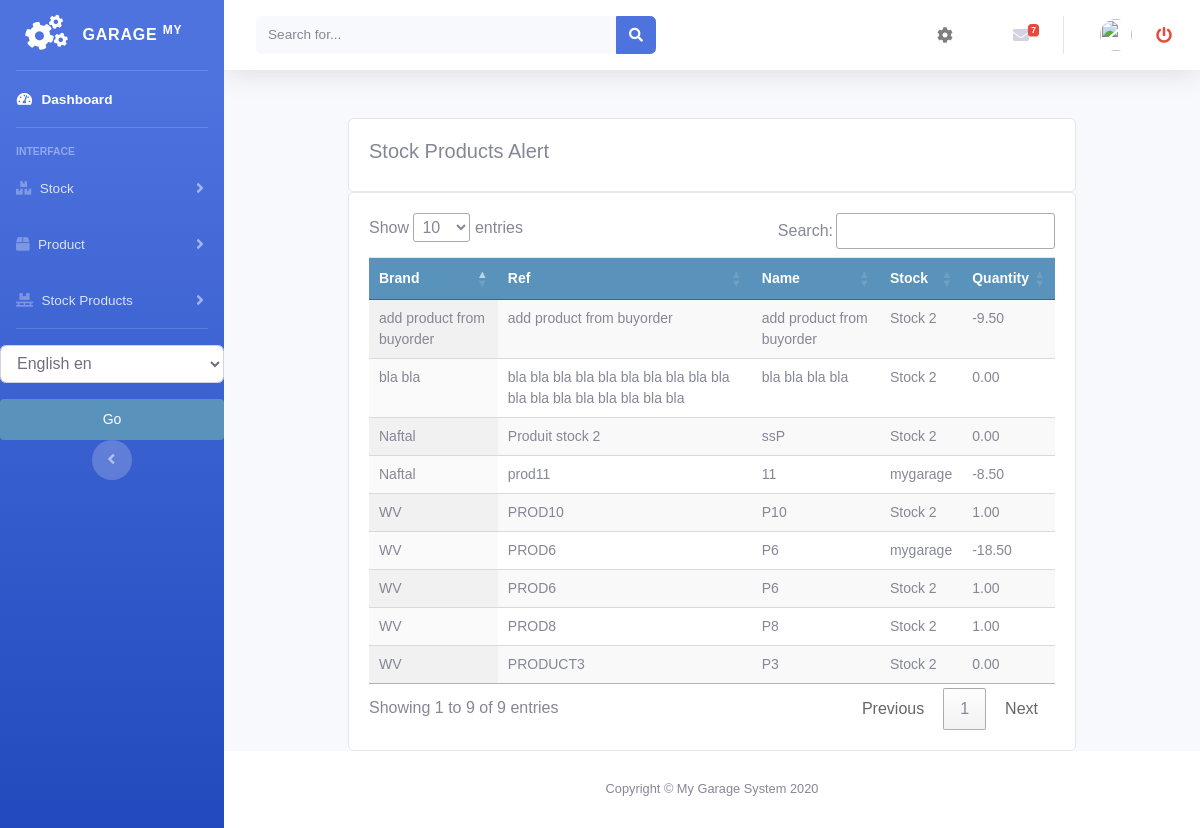
Before: /stock/stockproduct_stockalert with the older database file.
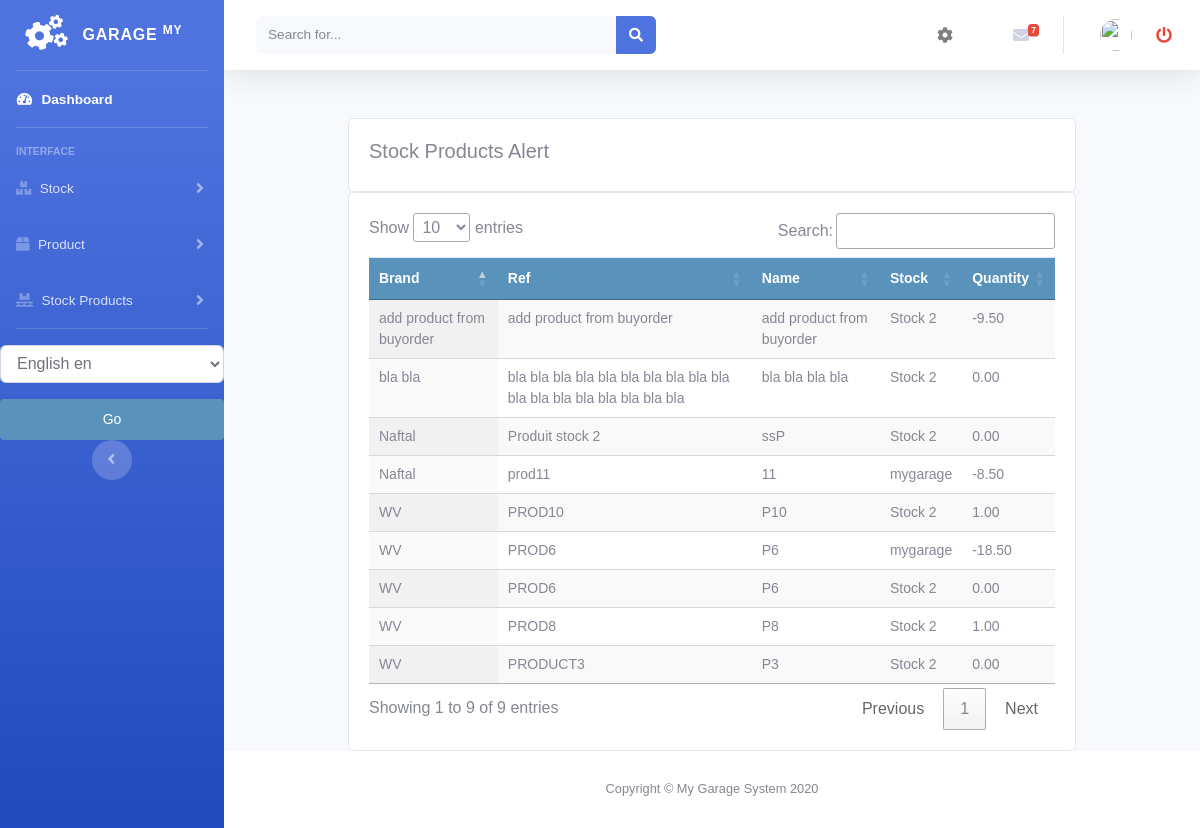
After: the same page with the newer database file.
### stock/models.py (models this page shows, shortened)
class StockProduct(models.Model):
    product = models.ForeignKey(Product, null=True, on_delete=models.CASCADE)
    quantity = models.DecimalField(max_digits=10, decimal_places=2, default=0)
    stock = models.ForeignKey(Stock, null=True, on_delete=models.CASCADE)
    class Meta:
        ordering = ('product',)
        verbose_name = 'stockproduct'
        verbose_name_plural = 'stockproducts'

class Stock(models.Model):
    name = models.CharField(max_length=250, null=True)
    class Meta:
        ordering = ('name',)
        verbose_name = 'stock'
        verbose_name_plural = 'stocks'
    def __str__(self):
        return self.name

### product/models.py (models this page shows, shortened)
class Product(models.Model):
    brand = models.CharField(max_length=250, null=True)
    name = models.CharField(max_length=250, null=True)
    ref = models.CharField(max_length=250, null=True)
    desc = models.CharField(max_length=250, null=True, blank=True)
    image = models.ImageField(upload_to='products/%Y/%m/%d', blank=True, )
    buyprice = models.DecimalField(max_digits=10, null=True, decimal_places=2, default=0)
    sellprice = models.DecimalField(max_digits=10, null=True, decimal_places=2, default=0)
    alert_quantity = models.PositiveIntegerField(default=1, blank=True, null=True)
    stock = models.ForeignKey('stock.Stock', blank=False, null=False, on_delete=models.CASCADE, default=1)
    class Meta:
        ordering = ('name',)
        verbose_name = 'product'
        verbose_name_plural = 'products'

### stock/views.py (the view)
# urls.py: path('stockproduct_stockalert', views.stockproduct_quantityalert, name='stockproduct_stockalert'),
def stockproduct_quantityalert(request):
    products = Product.objects.all()
    for product in products:
        stockproductsalert = StockProduct.objects.all().filter(quantity__lte=product.alert_quantity)
    context = {
        'stockproductsalert': stockproductsalert,
    }
    return render(request, 'stockproduct/stock_alert_list.html', context)

### accounts/templatetags/erpextra.py (called while the page is built)
@register.filter(name='has_group')
def has_group(user, group_name):
    group = Group.objects.get(name=group_name)
    return True if group in user.groups.all() else False

### stock/templates/stockproduct/stock_alert_list.html (shortened to what this page needs)
{% extends 'home.html' %}
{% load static %}
{% load i18n %}
{% block content %}
<br>
<div class="container">
    <div class="row">
    <div class="col-md">
        <div class="card card-body">
            <h5>{% trans "Stock Products Alert" %}</h5>
        </div>
        <div class="card card-body">
            <table id="table_id" class="table display text-center">
               <thead>
               <tr>
                    <th>{% trans "Brand" %}</th>
                    <th>{% trans "Ref" %}</th>
                    <th>{% trans "Name" %}</th>
                    <th>{% trans "Stock" %}</th>
                    <th>{% trans "Quantity" %}</th>
                </tr>
               </thead>
                <tbody>
                {% for prod in stockproductsalert %}
                <tr>
                    <td>
                       {{prod.product.brand}}
                   </td>
                    <td>
                       {{prod.product.name}}
                   </td>
                    <td>
                       {{prod.product.ref}}
                   </td>
                    <td>
                       {{prod.stock}}
                   </td>
                    <td>
                       {{prod.quantity}}
                   </td>
                </tr>
                {% endfor %}
                </tbody>
            </table>
        </div>
    </div>
</div>
</div>
{% endblock %}
{% block jsscript %}
<link rel="stylesheet" href="https://ajax.googleapis.com/ajax/libs/jqueryui/1.12.1/themes/smoothness/jquery-ui.css">
<link rel="stylesheet" href="https://cdnjs.cloudflare.com/ajax/libs/chosen/1.8.7/chosen.min.css"/>
<link rel="stylesheet" type="text/css" href="https://cdn.datatables.net/1.10.22/css/jquery.dataTables.css">
{% endblock %}

Changed rows visible on the page:
changed StockProduct (number 3 of 9 on the later page): quantity "1.00" → "0.00"
